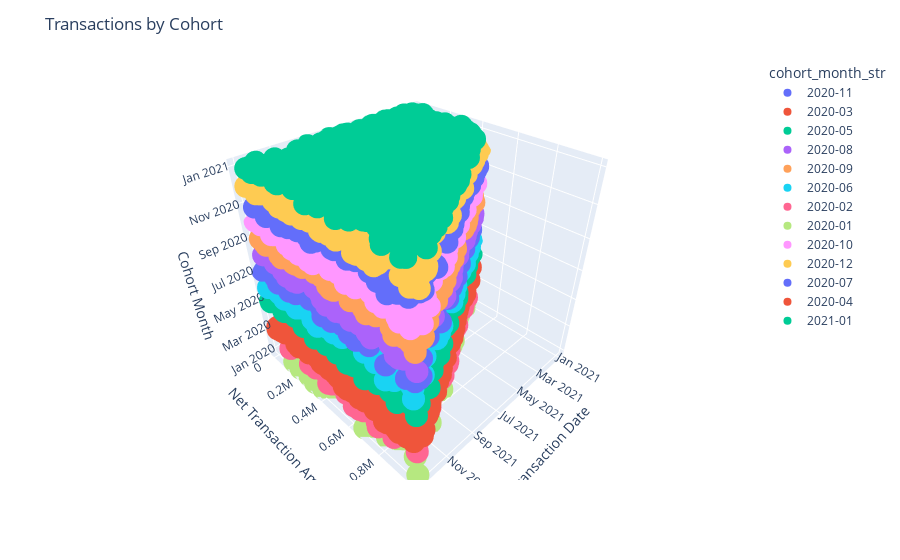

Notebook code for this chart:
### Code cell
cohort_3d_scatter(transactions_seasonal)

### Figure 1 — Plotly figure (JSON) as saved in the notebook; plotly's stock layout.template omitted (floating-point values rounded to 4 significant figures; data arrays with more than 128 entries replaced by an {"elided": "..."} marker saying what was removed)
{"data": [{"hovertemplate": "cohort_month_str=%{z}<br>auth_timestamp=%{x}<br>net_amount_cents=%{y}<extra></extra>", "legendgroup": "2020-11", "marker": {"color": "#636efa", "symbol": "circle"}, "mode": "markers", "name": "2020-11", "scene": "scene", "showlegend": true, "type": "scatter3d", "x": {"elided": "755 str values"}, "y": {"elided": "755 float values"}, "z": {"elided": "755 str values"}}, {"hovertemplate": "cohort_month_str=%{z}<br>auth_timestamp=%{x}<br>net_amount_cents=%{y}<extra></extra>", "legendgroup": "2020-03", "marker": {"color": "#EF553B", "symbol": "circle"}, "mode": "markers", "name": "2020-03", "scene": "scene", "showlegend": true, "type": "scatter3d", "x": {"elided": "1382 str values"}, "y": {"elided": "1382 float values"}, "z": {"elided": "1382 str values"}}, {"hovertemplate": "cohort_month_str=%{z}<br>auth_timestamp=%{x}<br>net_amount_cents=%{y}<extra></extra>", "legendgroup": "2020-05", "marker": {"color": "#00cc96", "symbol": "circle"}, "mode": "markers", "name": "2020-05", "scene": "scene", "showlegend": true, "type": "scatter3d", "x": {"elided": "825 str values"}, "y": {"elided": "825 float values"}, "z": {"elided": "825 str values"}}, {"hovertemplate": "cohort_month_str=%{z}<br>auth_timestamp=%{x}<br>net_amount_cents=%{y}<extra></extra>", "legendgroup": "2020-08", "marker": {"color": "#ab63fa", "symbol": "circle"}, "mode": "markers", "name": "2020-08", "scene": "scene", "showlegend": true, "type": "scatter3d", "x": {"elided": "790 str values"}, "y": {"elided": "790 float values"}, "z": {"elided": "790 str values"}}, {"hovertemplate": "cohort_month_str=%{z}<br>auth_timestamp=%{x}<br>net_amount_cents=%{y}<extra></extra>", "legendgroup": "2020-09", "marker": {"color": "#FFA15A", "symbol": "circle"}, "mode": "markers", "name": "2020-09", "scene": "scene", "showlegend": true, "type": "scatter3d", "x": {"elided": "853 str values"}, "y": {"elided": "853 float values"}, "z": {"elided": "853 str values"}}, {"hovertemplate": "cohort_month_str=%{z}<br>auth_timestamp=%{x}<br>net_amount_cents=%{y}<extra></extra>", "legendgroup": "2020-06", "marker": {"color": "#19d3f3", "symbol": "circle"}, "mode": "markers", "name": "2020-06", "scene": "scene", "showlegend": true, "type": "scatter3d", "x": {"elided": "666 str values"}, "y": {"elided": "666 float values"}, "z": {"elided": "666 str values"}}, {"hovertemplate": "cohort_month_str=%{z}<br>auth_timestamp=%{x}<br>net_amount_cents=%{y}<extra></extra>", "legendgroup": "2020-02", "marker": {"color": "#FF6692", "symbol": "circle"}, "mode": "markers", "name": "2020-02", "scene": "scene", "showlegend": true, "type": "scatter3d", "x": {"elided": "728 str values"}, "y": {"elided": "728 float values"}, "z": {"elided": "728 str values"}}, {"hovertemplate": "cohort_month_str=%{z}<br>auth_timestamp=%{x}<br>net_amount_cents=%{y}<extra></extra>", "legendgroup": "2020-01", "marker": {"color": "#B6E880", "symbol": "circle"}, "mode": "markers", "name": "2020-01", "scene": "scene", "showlegend": true, "type": "scatter3d", "x": {"elided": "346 str values"}, "y": {"elided": "346 float values"}, "z": {"elided": "346 str values"}}, {"hovertemplate": "cohort_month_str=%{z}<br>auth_timestamp=%{x}<br>net_amount_cents=%{y}<extra></extra>", "legendgroup": "2020-10", "marker": {"color": "#FF97FF", "symbol": "circle"}, "mode": "markers", "name": "2020-10", "scene": "scene", "showlegend": true, "type": "scatter3d", "x": {"elided": "748 str values"}, "y": {"elided": "748 float values"}, "z": {"elided": "748 str values"}}, {"hovertemplate": "cohort_month_str=%{z}<br>auth_timestamp=%{x}<br>net_amount_cents=%{y}<extra></extra>", "legendgroup": "2020-12", "marker": {"color": "#FECB52", "symbol": "circle"}, "mode": "markers", "name": "2020-12", "scene": "scene", "showlegend": true, "type": "scatter3d", "x": {"elided": "1080 str values"}, "y": {"elided": "1080 float values"}, "z": {"elided": "1080 str values"}}, {"hovertemplate": "cohort_month_str=%{z}<br>auth_timestamp=%{x}<br>net_amount_cents=%{y}<extra></extra>", "legendgroup": "2020-07", "marker": {"color": "#636efa", "symbol": "circle"}, "mode": "markers", "name": "2020-07", "scene": "scene", "showlegend": true, "type": "scatter3d", "x": {"elided": "508 str values"}, "y": {"elided": "508 float values"}, "z": {"elided": "508 str values"}}, {"hovertemplate": "cohort_month_str=%{z}<br>auth_timestamp=%{x}<br>net_amount_cents=%{y}<extra></extra>", "legendgroup": "2020-04", "marker": {"color": "#EF553B", "symbol": "circle"}, "mode": "markers", "name": "2020-04", "scene": "scene", "showlegend": true, "type": "scatter3d", "x": {"elided": "829 str values"}, "y": {"elided": "829 float values"}, "z": {"elided": "829 str values"}}, {"hovertemplate": "cohort_month_str=%{z}<br>auth_timestamp=%{x}<br>net_amount_cents=%{y}<extra></extra>", "legendgroup": "2021-01", "marker": {"color": "#00cc96", "symbol": "circle"}, "mode": "markers", "name": "2021-01", "scene": "scene", "showlegend": true, "type": "scatter3d", "x": {"elided": "490 str values"}, "y": {"elided": "490 float values"}, "z": {"elided": "490 str values"}}], "layout": {"legend": {"title": {"text": "cohort_month_str"}, "tracegroupgap": 0}, "margin": {"t": 60}, "scene": {"domain": {"x": [0, 1], "y": [0, 1]}, "xaxis": {"title": {"text": "Transaction Date"}}, "yaxis": {"title": {"text": "Net Transaction Amount"}}, "zaxis": {"categoryarray": ["2020-11", "2020-03", "2020-05", "2020-08", "2020-09", "2020-06", "2020-02", "2020-01", "2020-10", "2020-12", "2020-07", "2020-04", "2021-01"], "categoryorder": "array", "title": {"text": "Cohort Month"}}}, "title": {"text": "Transactions by Cohort"}}}
